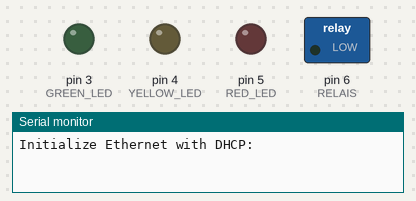
The sketch below on a simulated Arduino Uno, built for the host (arithmetic inside an expression is 32-bit, double 64-bit). Shown: switched loads named in the sketch (green lamp = pin HIGH), output pins drawn as LEDs (lit = HIGH), the last lines printed to the serial monitor. WiFi joins after 1.5 s; servers stay silent unless stated.

Above: at 0.1 s.
At 1.9 s:
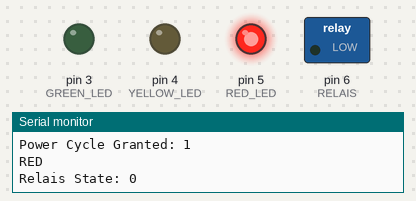
Timing chart, 0 to 3.4 s (numbered marks = the images above):
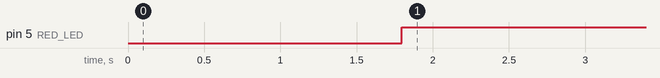

Measured:
- by itself, pin 5 (RED_LED): LOW → HIGH at 1.8 s

The sketch:

Ampelsteckdose_Nano.ino
```cpp
#include <Arduino.h>
#include <UIPEthernet.h>
#include <ArduinoHttpClient.h>

//IPAddress ip(192,168,1,207);
//IPAddress myDns(192,168,0,1);
EthernetClient client;
HttpClient http_client = HttpClient(client, "alfons.siebenlinden.net", 80);
char server[] = "alfons.siebenlinden.net";

#define RED_LED 5
#define GREEN_LED 3
#define YELLOW_LED 4
#define RELAIS 6
//Digital Pin 4 ist intern belegt! Darum Pin 5 für grün!


/*unsigned long relaydelay=000; //delay for the relay
unsigned long lasttimer;
unsigned long timepassed;
int relais_is_on=0;
*/


unsigned long ms_since_relais_changed=0;
unsigned long ms_since_time_update=0;
int relais_state=0;
unsigned long ms_power_cycle=300000;
int power_cycle_granted=1;
int led_state=0;
int first_run=1;

void setup()
{

  pinMode(RED_LED,OUTPUT);
  pinMode(GREEN_LED,OUTPUT);
  pinMode(YELLOW_LED,OUTPUT);
  pinMode(RELAIS,OUTPUT);

  byte mac[] = { 0xA8, 0x61, 0x0A, 0xAE, 0xE0, 0xBF };
  Serial.begin(9600);
  Ethernet.init(10);

  Serial.println("Initialize Ethernet with DHCP:");

   if (Ethernet.begin(mac) == 0)
      {
      Serial.println("Failed to configure Ethernet using DHCP");
      if (Ethernet.hardwareStatus() == EthernetNoHardware)
         {
         Serial.println("Ethernet shield was not found.  Sorry, can't run without hardware. :(");
         while (true)
            {
            delay(1);
            }
         }
      if (Ethernet.linkStatus() == LinkOFF)
         {
         Serial.println("Ethernet cable is not connected.");
         }
      //Ethernet.begin(mac, ip, myDns);
      }
   else
      {
      Serial.print("  DHCP assigned IP ");
      Serial.println(Ethernet.localIP());
      }
   //delay(1000);


}

void loop()
  {
  Serial.print("GET 7lenergy ...");
  http_client.get("/7lenergy/energy.json");
  String response = http_client.responseBody();
  int start_at = response.lastIndexOf(":");
  String value = response.substring(start_at + 3, response.length() - 3);
  int energy_balance = value.toInt();
  /*Serial.print("VALUE=");
  Serial.print(energy_balance);
  Serial.print(",");*/

  Serial.println("RESPONSE");
  Serial.println(response);
  Serial.println("VALUE");
  Serial.println(value);
  Serial.println("ENERGYBALANCE");
  Serial.println(energy_balance);


  ms_since_time_update=ms_since_time_update + (millis()-ms_since_time_update);
  ms_since_relais_changed=ms_since_relais_changed + ms_since_time_update;
  ms_since_time_update=0;


  if (ms_since_relais_changed >= ms_power_cycle)
    {
    power_cycle_granted=1;
    }
  else
    {
    power_cycle_granted=0;
    }

  if (first_run==1)
    {
    power_cycle_granted=1;
    }
  Serial.println("");
  Serial.print("preset for power cycle delay: ");
  Serial.println(ms_power_cycle);
  Serial.print("First Run: ");
  Serial.println(first_run);
  Serial.print("Time since relais changed: ");
  Serial.println(ms_since_relais_changed);
  Serial.print("Power Cycle Granted: ");
  Serial.println(power_cycle_granted);


  if(energy_balance <= 0)
    {
    if ((power_cycle_granted==1) && (relais_state==1))
      {
      digitalWrite(RELAIS, LOW);
      relais_state=0;
      ms_since_relais_changed=0;
      }
    Serial.println("RED");
    led_state=0;
    digitalWrite(RED_LED, HIGH);
    digitalWrite(YELLOW_LED, LOW);
    digitalWrite(GREEN_LED, LOW);
    }


  if((energy_balance > 0) && (energy_balance < 1000 ))
    {
    if ((power_cycle_granted==1) && (relais_state==1))
      {
      digitalWrite(RELAIS, LOW);
      relais_state=0;
      ms_since_relais_changed=0;
      }
    Serial.println("YELLOW");
    led_state=1;
    digitalWrite(RED_LED, LOW);
    digitalWrite(YELLOW_LED, HIGH);
    digitalWrite(GREEN_LED, LOW);
    }

  if(energy_balance >= 1000)
    {
    if (relais_state==0)
      {
      digitalWrite(RELAIS, HIGH);
      relais_state=1;
      ms_since_relais_changed=0;
      first_run=0;
      }

    Serial.println("GREEN");
    led_state=2;
    digitalWrite(RED_LED, LOW);
    digitalWrite(YELLOW_LED, LOW);
    digitalWrite(GREEN_LED, HIGH);
    }

    Serial.print("Relais State: ");
    Serial.println(relais_state);

/*if((energy_balance > 0) && (energy_balance < 1000 )) {
    Serial.println("YELLOW");
    digitalWrite(RED_LED, LOW);
    digitalWrite(YELLOW_LED, HIGH);
    digitalWrite(GREEN_LED, LOW);
    timepassed=millis()-lasttimer;
    if((relais_is_on == 1) && (timepassed <= relaydelay))
      {
      }
    else
      {
      digitalWrite(RELAIS, LOW);
      relais_is_on=0;
      }

  }
if(energy_balance >= 1000) {
    Serial.println("GREEN");
    digitalWrite(RED_LED, LOW);
    digitalWrite(YELLOW_LED, LOW);
    digitalWrite(GREEN_LED, HIGH);
    digitalWrite(RELAIS, HIGH);
    relais_is_on=1;
  }
if(energy_balance <= 0) {
    Serial.println("RED");
    digitalWrite(RED_LED, HIGH);
    digitalWrite(YELLOW_LED, LOW);
    digitalWrite(GREEN_LED, LOW);
        timepassed=millis()-lasttimer;
    if((relais_is_on == 1) && (timepassed <= relaydelay))
      {
      }
    else
      {
      digitalWrite(RELAIS, LOW);
      relais_is_on=0;
      }
    lasttimer=millis();
  }
 */

  delay(10000);
}
```
